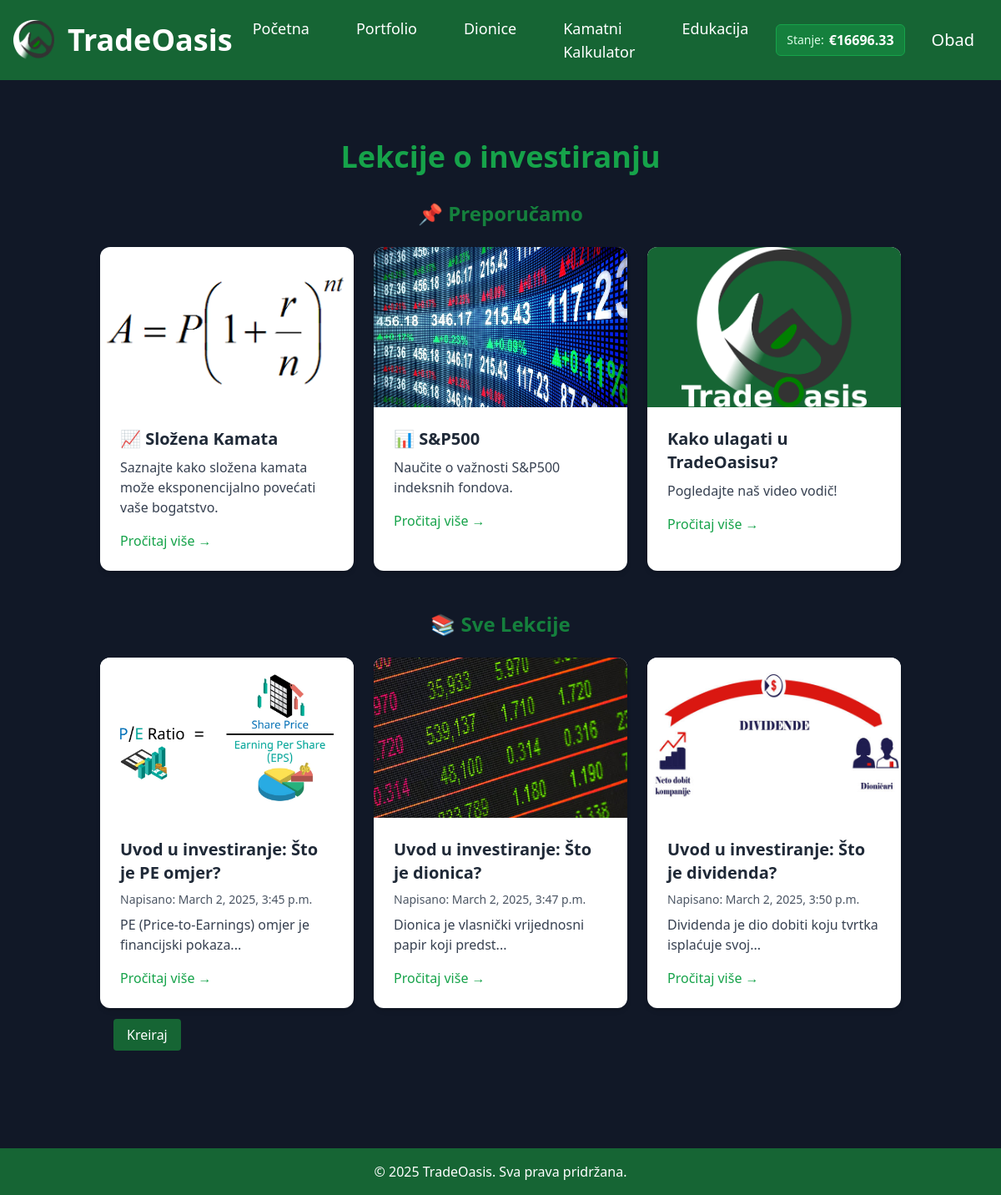
Screenshot of /education/ (signed in) with the database file from the repository.
### accounts/models.py (models this page shows, shortened)
class Portfolio(models.Model):
    user = models.OneToOneField(CustomUser, on_delete=models.CASCADE)
    cash_balance = models.DecimalField(max_digits=15, decimal_places=8, default=10000.00)  # Default $10,000 starting balance

class CustomUser(AbstractUser):
    email = models.EmailField(unique=True)

### education/models.py (models this page shows, shortened)
class Lesson(models.Model):
    title = models.CharField(max_length=100)
    slug = models.SlugField(unique=True, blank=True)  # Auto slug field
    body = models.TextField()
    created_at = models.DateTimeField(default=now)  # Auto date of creation
    thumbnail = models.ImageField(default='logo.png', blank=False)
    def snippet(self):
        return self.body[:50] + '...'

### education/views.py (the view)
# urls.py: path('', views.education, name='education'),
def education(request):
    lessons = Lesson.objects.all()
    return render(request, 'education.html', {'lessons': lessons})

### accounts/context_processors.py (called while the page is built)
def user_info(request):
    return {
        'user': request.user
    }

def user_balance(request):
    context = {'user_balance': None}
    if request.user.is_authenticated:
        try:
            portfolio = Portfolio.objects.get(user=request.user)
            context['user_balance'] = portfolio.cash_balance
        except Portfolio.DoesNotExist:
            pass
    return context

### education/templates/education.html (shortened to what this page needs)
{% extends 'base_layout.html' %}
{% block content %}
  <div class="container mx-auto px-4 py-12">
    <h1 class="text-4xl font-bold text-center text-primary mb-8">Lekcije o investiranju</h1>
    <h2 class="text-2xl font-semibold text-center text-green-700 mb-6">📌 Preporučamo</h2>
    <div class="grid grid-cols-1 sm:grid-cols-2 lg:grid-cols-3 gap-6 mb-12">
      <div class="bg-white rounded-xl shadow-md overflow-hidden transition-transform transform hover:scale-105">
        <div>
          <a href="{% url 'education:lesson_detail' 'compound-interest' %}">
            <img src="/media/compound_interest.png" alt="Složena kamata" class="w-full h-48 object-contain">
          </a>
        </div>
        <div class="p-6">
          <h2 class="text-xl font-semibold text-gray-800 mb-2">
            <a href="{% url 'education:lesson_detail' 'compound-interest' %}" class="hover:text-secondary">📈 Složena Kamata</a>
          </h2>
          <p class="text-gray-700 mt-2">Saznajte kako složena kamata može eksponencijalno povećati vaše bogatstvo.</p>
          <a href="{% url 'education:lesson_detail' 'compound-interest' %}" class="inline-block mt-4 text-primary font-medium hover:underline">Pročitaj više →</a>
        </div>
      </div>
      <div class="bg-white rounded-xl shadow-md overflow-hidden transition-transform transform hover:scale-105">
        <div>
          <a href="{% url 'education:lesson_detail' 'snp500' %}">
            <img src="/media/stocks.jpg" alt="Diversifikacija" class="w-full h-48 object-cover">
          </a>
        </div>
        <div class="p-6">
          <h2 class="text-xl font-semibold text-gray-800 mb-2">
            <a href="{% url 'education:lesson_detail' 'snp500' %}" class="hover:text-secondary">📊 S&P500</a>
          </h2>
          <p class="text-gray-700 mt-2">Naučite o važnosti S&P500 indeksnih fondova.</p>
          <a href="{% url 'education:lesson_detail' 'snp500' %}" class="inline-block mt-4 text-primary font-medium hover:underline">Pročitaj više →</a>
        </div>
      </div>
      <div class="bg-white rounded-xl shadow-md overflow-hidden transition-transform transform hover:scale-105">
        <div class="bg-green-800">
          <a href="{% url 'education:lesson_detail' 'tradeoasis' %}">
            <img src="/media/logo.png" alt="TradeOasis" class="w-full h-48 object-contain">
          </a>
        </div>
        <div class="p-6">
          <h2 class="text-xl font-semibold text-gray-800 mb-2">
            <a href="{% url 'education:lesson_detail' 'tradeoasis' %}" class="hover:text-secondary">Kako ulagati u TradeOasisu?</a>
          </h2>
          <p class="text-gray-700 mt-2">Pogledajte naš video vodič!</p>
          <a href="{% url 'education:lesson_detail' 'tradeoasis' %}" class="inline-block mt-4 text-primary font-medium hover:underline">Pročitaj više →</a>
        </div>
      </div>
    </div>
    <h2 class="text-2xl font-semibold text-center text-green-700 mb-6">📚 Sve Lekcije</h2>
    <div class="grid grid-cols-1 sm:grid-cols-2 lg:grid-cols-3 gap-6">
      {% for lesson in lessons %}
        <div class="bg-white rounded-xl shadow-md overflow-hidden transition-transform transform hover:scale-105">
          <div>
            <a href="{% url 'education:lesson_detail' lesson.slug %}">
              <img src="{{ lesson.thumbnail.url }}" alt="{{ lesson.title }}" class="w-full h-48 object-cover">
            </a>
          </div>
          <div class="p-6">
            <h2 class="text-xl font-semibold text-gray-800 mb-2">
              <a href="{% url 'education:lesson_detail' lesson.slug %}" class="hover:text-secondary">{{ lesson.title }}</a>
            </h2>
            <p class="text-gray-600 text-sm">Napisano: {{ lesson.created_at }}</p>
            <p class="text-gray-700 mt-2">{{ lesson.snippet }}</p>
            <a href="{% url 'education:lesson_detail' lesson.slug %}" class="inline-block mt-4 text-primary font-medium hover:underline">Pročitaj više →</a>
          </div>
        </div>
      {% endfor %}
    </div>
    <div class="container mx-auto px-4 py-5">
      {% if user.is_authenticated and user.is_superuser %}
        <a href="/education/create" class="text-white hover:bg-green-600 py-2 px-4 rounded bg-green-800">Kreiraj</a>
      {% endif %}
    </div>
  </div>
{% endblock %}

### templates/base_layout.html (shortened to what this page needs)
{% load static %}
<!DOCTYPE html>
<html lang="en">
<head>
  <script src="https://cdn.tailwindcss.com"></script>
</head>
<body class="bg-gray-900 text-gray-100">
  <header class="bg-green-800 text-white py-6 flex justify-between items-center relative">
    <a href="/">
      <div class="ml-4 flex items-center space-x-4">
        <img src="{% static 'mini_logo.png' %}" alt="TradeOasis Logo" class="h-12 w-auto">
        <p href="/" class="text-4xl font-bold">TradeOasis</p>
      </div>
    </a>
    <nav class="absolute left-1/2 transform -translate-x-1/2 flex space-x-6 text-lg">
      <a href="/" class="text-white hover:bg-green-600 py-2 px-4 rounded">Početna</a>
      {% if user.is_authenticated %}
        <a href="/portfolio" class="text-white hover:bg-green-600 py-2 px-4 rounded">Portfolio</a>
      {% endif %}
      <a href="/stock" class="text-white hover:bg-green-600 py-2 px-4 rounded">Dionice</a>
      <a href="/interest_calculator" class="text-white hover:bg-green-600 py-2 px-4 rounded">Kamatni Kalkulator</a>
      <a href="/education" class="text-white hover:bg-green-600 py-2 px-4 rounded">Edukacija</a>
    </nav>
    <div class="mr-4">
      {% if user.is_authenticated %}
        <div class="flex items-center">
          {% if user_balance %}
          <div class="mr-4 bg-green-700 rounded-md px-3 py-1.5 border border-green-600 flex items-center">
            <span class="text-sm text-green-100 mr-1.5">Stanje:</span>
            <span class="font-bold text-white">€{{ user_balance|floatformat:2 }}</span>
          </div>
          {% endif %}
          <div class="relative text-white hover:bg-green-700 py-2 px-4 rounded group">
            <a href="/accounts" class="text-white text-xl block">{{ user.username }}</a>
          </div>
        </div>
      {% else %}
        <a href="{% url 'login' %}" class="text-white hover:bg-green-700 py-2 px-4 rounded border border-white">Prijava</a>
        <a href="{% url 'accounts' %}" class="bg-white text-green-800 hover:bg-green-100 py-2 px-6 rounded font-semibold">Započni danas</a>
      {% endif %}
    </div>
  </header>
  <main class="container mx-auto px-4 py-6">
    {% block content %}{% endblock %}
  </main>
  <footer class="bg-green-800 text-white py-4 mt-8">
    <div class="container mx-auto text-center">
      <p>&copy; 2025 TradeOasis. Sva prava pridržana.</p>
    </div>
  </footer>
</body>
</html>

### templates/base_layout.html (style rules this page uses)
html, body { height: 100%; margin: 0; }
body { display: flex; flex-direction: column; }
main { flex: 1; }

### rows the page displays
Portfolio: cash_balance "16696.33"
CustomUser: username "Obad"
Lesson: thumbnail (picture), title "Uvod u investiranje: Što je PE omjer?", created_at "March 2, 2025, 3:45 p.m.", snippet "PE (Price-to-Earnings) omjer je financijski pokaza..."
Lesson: thumbnail (picture), title "Uvod u investiranje: Što je dionica?", created_at "March 2, 2025, 3:47 p.m.", snippet "Dionica je vlasnički vrijednosni papir koji predst..."
Lesson: thumbnail (picture), title "Uvod u investiranje: Što je dividenda?", created_at "March 2, 2025, 3:50 p.m.", snippet "Dividenda je dio dobiti koju tvrtka isplaćuje svoj..."
